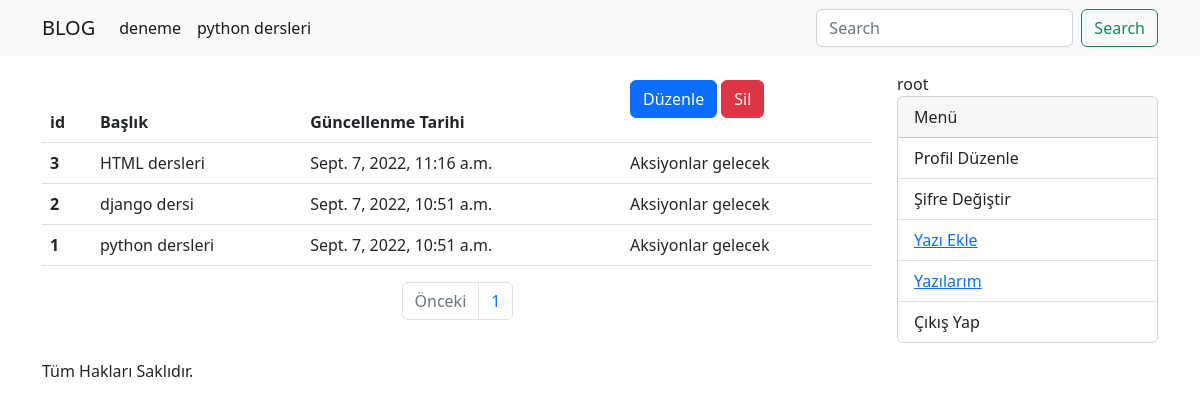
/yazilarim (signed in), run on an earlier commit of the app's database.
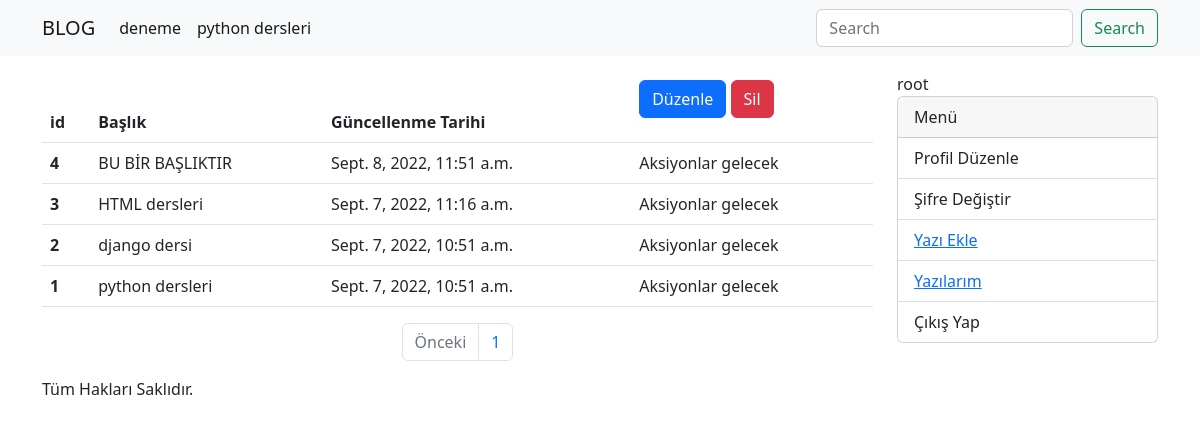
And on a later commit of the database.
### blog/models/kategori.py (models this page shows, shortened)
class KategoriModel(models.Model):
    isim = models.CharField(max_length=30, blank=False, null=False)
    slug = AutoSlugField(populate_from='isim', unique = True)
    class Meta:
        db_table = 'kategori'
        verbose_name_plural = 'Kategoriler'
        verbose_name ='Kategori'

### blog/models/yazi.py (models this page shows, shortened)
class YazilarModel(DateAbstractModel):
    resim=models.ImageField(upload_to='yazi_resimleri')
    baslik = models.CharField(max_length=50)
    icerik = RichTextField()
    slug = AutoSlugField(populate_from='baslik', unique=True)
    kategoriler = models.ManyToManyField(KategoriModel, related_name='yazi' )
    yazar = models.ForeignKey('account.CustomUserModel', on_delete = models.CASCADE, related_name='yazilar')
    class Meta:
        verbose_name='Yazi'
        verbose_name_plural='Yazilar'
        db_table='Yazi'

### blog/views/yazilarim.py (the view)
# urls.py: path('yazilarim', yazilarim, name='yazilarim'),
@login_required(login_url='/')
def yazilarim(request):
    yazilar = request.user.yazilar.order_by('-id')
    sayfa =  request.GET.get('sayfa')
    paginator = Paginator(yazilar, 5)
    return render(request, 'pages/yazilarim.html', context={
        'yazilar': paginator.get_page(sayfa),
    })

### account/models.py (called while the page is built)
    def __str__(self):
        return self.username

### blog/templatetags/kategori_list.py (called while the page is built)
@register.simple_tag
def kategori_list():
    kategoriler=KategoriModel.objects.all()
    return kategoriler

### blog/templates/pages/yazilarim.html (shortened to what this page needs)
{% extends 'base.html' %}
{% block content %}
<table class="table">
    <thead>
      <tr>
        <th scope="col">id</th>
        <th scope="col">Başlık</th>
        <th scope="col">Güncellenme Tarihi</th>
        <th scope="col">
          <P>
            <a class="btn btn-primary" href="{% url 'yazi-guncelle' slug=yazi.slug %}">Düzenle</a>
            <a class="btn btn-danger" href="{% url 'yazi-sil' slug=yazi.slug %}">Sil</a>
          </P>
        </th>
      </tr>
    </thead>
    <tbody>
        {% for yazi in yazilar %}
            <tr>
                <th scope="row">{{ yazi.id }}</th>
                <td>{{ yazi.baslik }}</td>
                <td>{{ yazi.duzenlenme_tarihi}}</td>
                <td>Aksiyonlar gelecek</td>
            </tr>
        {% empty %}
        <p>Hiç yazı bulunamadı..</p>
        {% endfor %}
    </tbody>
  </table>
<nav aria-label="Page navigation example">
  <ul class="pagination justify-content-center">
    {% if yazilar.has_previous %}
    <li class="page-item ">
      <a class="page-link" href="?sayfa={{yazilar.previous_page_number}}">Önceki</a>
    </li>
    {% else %}
    <li class="page-item disabled">
      <a class="page-link">Önceki</a>
    </li>
    {% endif %}
    <li class="page-item"><a class="page-link" href="#">{{yazilar.number}}</a></li>
  </ul>
</nav>
{% endblock %}

### templates/components/navbar.html (shortened to what this page needs)
{% load kategori_list %}
{% kategori_list as kategoriler %}
<nav class="navbar navbar-expand-lg bg-light">
    <div class="container">
      <a class="navbar-brand" href="{% url 'anasayfa' %}">BLOG</a>
      <div class="collapse navbar-collapse" id="navbarSupportedContent">
        <ul class="navbar-nav me-auto mb-2 mb-lg-0">
          {% for kategori in kategoriler %}
          <li class="nav-item">
            <a class="nav-link active" aria-current="page" href="{% url 'kategori' kategoriSlug=kategori.slug %}">{{ kategori.isim }}</a>
          </li>
          {% endfor %}
        </ul>
        <form acrion="{% url 'anasayfa' %}" class="d-flex" role="search">
          <input class="form-control me-2" name="sorgu" type="search" placeholder="Search" aria-label="Search">
          <button class="btn btn-outline-success"  type="submit">Search</button>
        </form>
      </div>
    </div>
  </nav>

What changed in the data, as far as the page shows it:
added YazilarModel: id "4", baslik "BU BİR BAŞLIKTIR", duzenlenme_tarihi "Sept. 8, 2022, 11:51 a.m."
